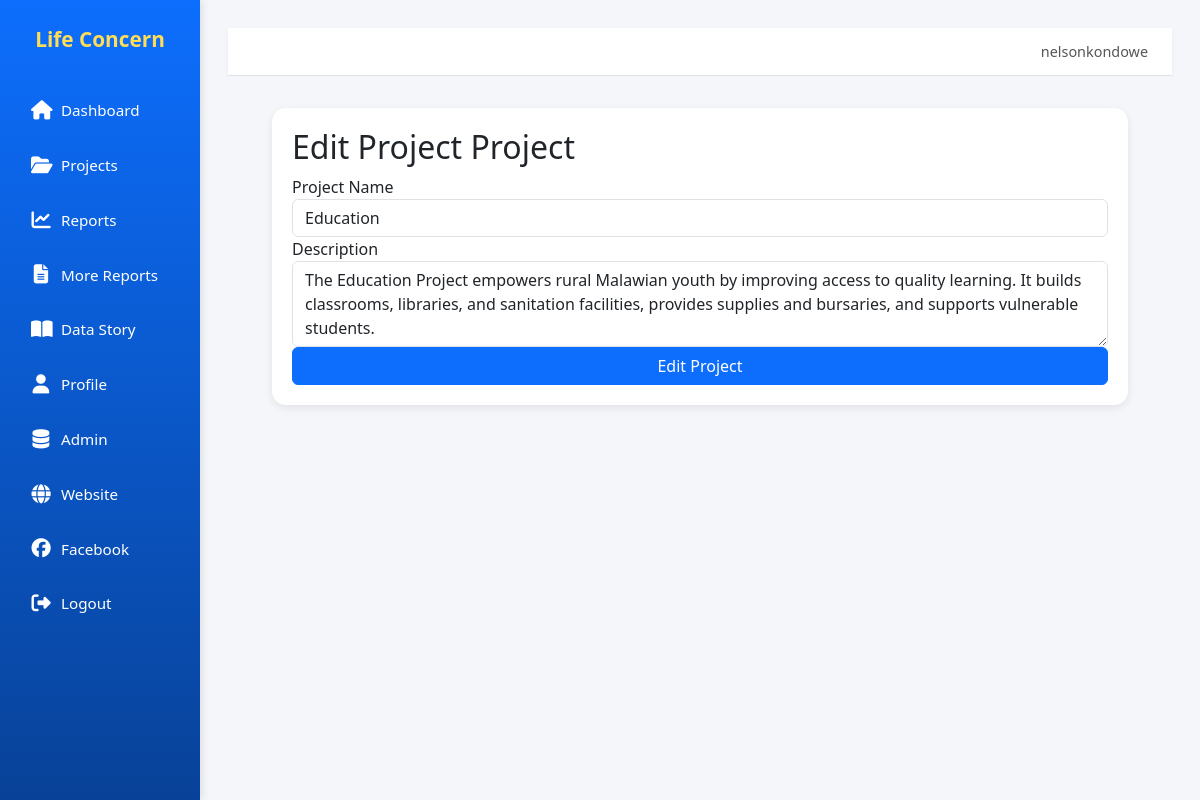
Page /projects/1/edit/ (signed in) on the committed database.
### core/models.py (models this page shows, shortened)
class Project(models.Model):
    name = models.CharField(max_length=200, unique=True)
    description = models.TextField(blank=True)
    start_year = models.IntegerField(null=True, blank=True)
    end_year = models.IntegerField(null=True, blank=True)
    active = models.BooleanField(default=True)

### core/views.py (the view)
# urls.py: path('projects/<int:pk>/edit/', views.project_edit, name='project_edit'),
@login_required
def project_edit(request, pk):
    project = get_object_or_404(Project, pk=pk)
    if request.method == "POST":
        form = ProjectForm(request.POST, instance=project)
        if form.is_valid():
            form.save()
            messages.success(request, "Project updated successfully!")
            return redirect("projects")
    else:
        form = ProjectForm(instance=project)
    return render(request, "core/project_form.html", {"form": form, "title": "Edit Project"})

### core/forms.py
class ProjectForm(forms.ModelForm):
    class Meta:
        model = Project
        fields = ["name", "description", "start_year", "end_year", "active"]
        widgets = {
            "name": forms.TextInput(attrs={"class": "form-control"}),
            "description": forms.Textarea(attrs={"class": "form-control", "rows": 3}),
            "start_year": forms.NumberInput(attrs={"class": "form-control"}),
            "end_year": forms.NumberInput(attrs={"class": "form-control"}),
            "active": forms.CheckboxInput(attrs={"class": "form-check-input"}),
        }

### core/templates/core/project_form.html (shortened to what this page needs)
{% extends "core/base.html" %}
{% block content %}
<div class="card">
  <h2>{{ title }} Project</h2>
  <form method="POST">
    <div class="form-group">
      <label for="id_name">Project Name</label>
      <input type="text" name="name" id="id_name" class="form-control" value="{{ form.name.value|default:'' }}" required>
    </div>
    <div class="form-group">
      <label for="id_description">Description</label>
      <textarea name="description" id="id_description" class="form-control" rows="3">{{ form.description.value|default:'' }}</textarea>
    </div>
    <div class="form-group">
      <button type="submit" class="btn btn-primary">{{ title }}</button>
    </div>
  </form>
</div>
{% endblock %}

### core/templates/core/base.html (shortened to what this page needs)
<!doctype html>
<html lang="en">
<head>
  {% load static %}
  <link rel="stylesheet" href="{% static 'styles.css' %}">
  <link href="https://cdn.jsdelivr.net/npm/bootstrap@5.3.3/dist/css/bootstrap.min.css" rel="stylesheet">
  <link rel="stylesheet" href="https://cdnjs.cloudflare.com/ajax/libs/font-awesome/6.5.0/css/all.min.css">
</head>
<body>
  <div class="layout">
    {% if request.resolver_match.url_name != "login" %}
      <aside class="sidebar">
        <div class="brand">Life Concern</div>
        <nav class="nav">
          <a href="{% url 'dashboard' %}" class="{% if request.resolver_match.url_name == 'dashboard' %}active{% endif %}">
            <i class="fas fa-home"></i> Dashboard
          </a>
          <a href="{% url 'projects' %}" class="{% if request.resolver_match.url_name == 'projects' %}active{% endif %}">
            <i class="fas fa-folder-open"></i> Projects
          </a>
          <a href="{% url 'reports' %}" class="{% if request.resolver_match.url_name == 'reports' %}active{% endif %}">
            <i class="fas fa-chart-line"></i> Reports
          </a>
          <a href="{% url 'more_reports' %}" class="{% if request.resolver_match.url_name == 'more_reports' %}active{% endif %}">
            <i class="fas fa-file-alt"></i> More Reports
          </a>
          <a href="{% url 'data_story' %}" class="{% if request.resolver_match.url_name == 'data_story' %}active{% endif %}">
            <i class="fas fa-book-open"></i> Data Story
          </a>
          <a href="{% url 'profile' %}" class="{% if request.resolver_match.url_name == 'profile' %}active{% endif %}">
            <i class="fas fa-user"></i> Profile
          </a>
          <a href="{% url 'admin:index' %}" target="_blank">
            <i class="fas fa-database"></i> Admin
          </a>
          <a href="https://www.licomw.org" target="_blank">
            <i class="fas fa-globe"></i> Website
          </a>
          <a href="https://web.facebook.com/LifeConcernMalawi" target="_blank">
            <i class="fab fa-facebook"></i> Facebook
          </a>
          <form method="post" action="{% url 'logout' %}">
            <button type="submit">
              <i class="fas fa-sign-out-alt"></i> Logout
            </button>
          </form>
        </nav>
      </aside>
    {% endif %}
    <div class="content">
      {% if request.resolver_match.url_name != "login" %}
        <div class="topbar">
          <div class="user-info">
            {{ request.user.username }}
          </div>
        </div>
      {% endif %}
      <main class="page-body">
        <div class="container-fluid">
          {% block content %}{% endblock %}
        </div>
      </main>
    </div>
  </div>
</body>
</html>

### static/styles.css (style rules this page uses)
body { margin:0; font-family: Arial, Helvetica, sans-serif; background:#f4f9ff; }
a { color:#0a5bd3; text-decoration:none; }
.btn { width:100%; padding:12px; background:#0073e6; color:#fff; border:0; border-radius:8px; cursor:pointer; font-weight:bold; }
.layout { display:grid; grid-template-columns: 260px 1fr; min-height:100vh; }
.sidebar { background:#0073e6; color:#fff; padding: 24px 16px; display:flex; flex-direction:column; }
.brand { color:#ffdd57; font-weight: bold; font-size: 20px; text-align:center; margin-bottom: 20px; }
.nav a { display:block; color:#fff; padding:10px 12px; border-radius:8px; margin-bottom:8px; }
.content { padding: 28px; }
.card { background:#fff; border-radius:12px; padding: 20px; box-shadow: 0 6px 18px rgba(0,0,0,.06); margin-bottom:20px; overflow:auto; }

### core/templates/core/base.html (style rules this page uses)
body { font-family: "Segoe UI", sans-serif; background-color: #f4f6f9; }
.layout { display: flex; min-height: 100vh; }
.sidebar { width: 200px; background: linear-gradient(180deg, #0d6efd, #084298); color: #fff; display: flex; flex-direction: column; align-items: center; padding: 1.5rem 1rem; box-shadow: 2px 0 8px rgba(0,0,0,0.1); }
.sidebar .brand { font-size: 1.3rem; font-weight: bold; margin-bottom: 2rem; text-align: center; }
.sidebar .nav { display: flex; flex-direction: column; align-items: stretch; width: 100%; }
.sidebar .nav a, .sidebar .nav form button { display: flex; flex-direction: row; align-items: center; justify-content: flex-start; gap: 10px; padding: 12px 15px; color: #fff; text-decoration: none; border-radius: 8px; margin-bottom: 8px; font-size: 0.95rem; transition: background 0.3s ease, transform 0.1s ease; }
.sidebar .nav a i, .sidebar .nav button i { font-size: 1.2rem; width: 20px; text-align: center; }
.sidebar .nav button { background: none; border: none; color: #fff; cursor: pointer; width: 100%; text-align: left; }
.content { flex: 1; display: flex; flex-direction: column; }
.topbar { background: #fff; padding: 0.8rem 1.5rem; display: flex; align-items: center; justify-content: space-between; border-bottom: 1px solid #dee2e6; box-shadow: 0 2px 4px rgba(0,0,0,0.05); }
.topbar .user-info { font-size: 0.9rem; color: #555; }
.page-body { flex: 1; padding: 2rem; background: #f4f6f9; }
.card { border-radius: 14px; box-shadow: 0 3px 8px rgba(0,0,0,0.08); background: #fff; margin-bottom: 1.5rem; border: none; }

### rows in the picture
Project: name "Education", description "The Education Project empowers rural Malawian youth by improving access to quality learning. It builds classrooms, libraries, and sanitation facilities, provides supplies and bursaries, and supports vulnerable students."

### other values in the picture
{{ request.user.username }} "nelsonkondowe"
{{ title }} "Edit Project"
